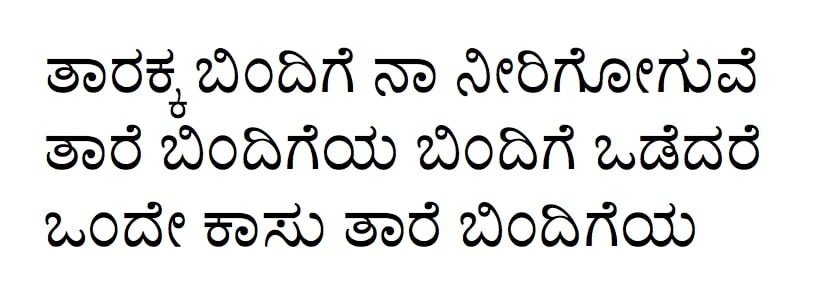
#> input picture Sample_Images/img01.jpg, 819 x 308 px, given as the content of the folder Sample_Images/img01.jpg, which was not available
$ python -i segment.py   (imports and definitions only)
#> lines starting #> are read from the running program, lines starting #| are printed output that depends on the picture; after the words box and inside, x2 and y2 are one past the last pixel; in counts of white or black regions, pixels touching at a corner belong together; pictures that were not available may be replaced by others from this repository, and a replacement may not be noted
### Preprocessing/line_segmentation.py
# line_segmentation>

import cv2 as cv
import numpy as np
import matplotlib.pyplot as plt


def line_segmentation(threshed_img, original_img):
    # Making a list to store and return all lines
    return_list = []

    # Get the histogram
    hist = cv.reduce(threshed_img, 1, cv.REDUCE_AVG).reshape(-1)

    # Storing each line in the list
    start = 0
    for i in range(threshed_img.shape[0]):
        if threshed_img[i].any() == 0:
            if i-start > 10:
                return_list.append(original_img[start:i+2])
            start = i

    return return_list

### Preprocessing/word_segmentation.py
import cv2 as cv
import numpy as np
import matplotlib.pyplot as plt


def word_segment(line_threshed, line_original):
    # Making a list to return all words in a line_threshed
    return_list = []

    # vertical projection profile
    H, W = line_threshed.shape[:2]
    th = 2
    hist = cv.reduce(line_threshed, 0, cv.REDUCE_AVG).reshape(-1)

    # left and write are the tuples which are for storing the edges of left and right end values
    left = [y for y in range(W-1) if hist[y] <= th and hist[y+1] > th]
    right = [y for y in range(W-1) if hist[y] > th and hist[y+1] <= th]

    transpose = np.transpose(line_original)

    x = 0
    y = 0
    temp = 1
    while temp < len(left):
        # print(left[temp]-right[y], right[y+1]-right[y])
        if left[temp]-right[y] > 5 and right[y+1]-right[y] > 45:
            return_list.append(np.transpose(
                transpose[left[x]:right[y]+2]))
            x = temp
        if temp == len(left)-1:
            return_list.append(np.transpose(
                transpose[left[x]:right[y+1]+2]))
            x = temp
        temp = temp+1
        y = y+1

    return return_list

### segment.py
import os
import cv2 as cv
from Preprocessing.line_segmentation import line_segmentation
from Preprocessing.word_segmentation import word_segment
from Preprocessing.character_segmentation import character_segment

load_path = './Typed Crops/img648-img657 (img646_647 skipped)'
save_path = './Temp/Trials3'


def segment(load_path):
#> called with load_path = 'Sample_Images/img01.jpg'
    arr = []
    for i in range(648, 658):
        if i == 433:
            continue
        if i < 10:
            arr.append('img00'+str(i))
        elif i < 100:
            arr.append('img0'+str(i))
        else:
            arr.append('img'+str(i))
    print(arr)

    i = 1

    images = [f for f in os.listdir(load_path) if os.path.isfile(
        os.path.join(load_path, f))]

    for image in images:
        img = cv.imread(load_path + '/' + image)
#> img is the input picture: shape (308, 819, 3); mean B, G, R 229.5, 229.7, 229.6
        gray = cv.cvtColor(img, cv.COLOR_BGR2GRAY)
        # cv.imshow('gray', gray)
        thresh = cv.threshold(gray, 250, 255,  cv.THRESH_BINARY_INV)[1]
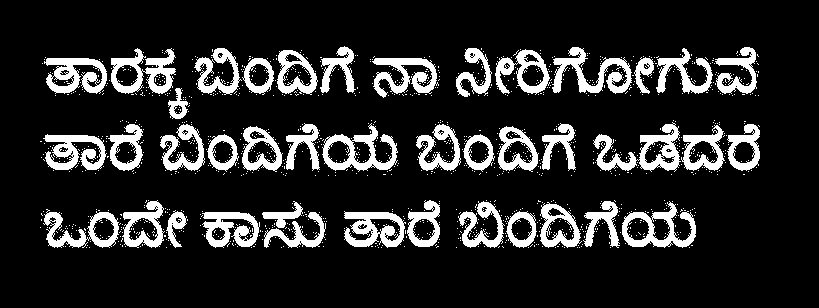
#> thresh: shape (308, 819); 15.4% white; 1272 white regions (1231 under 20 px), largest, box (x1, y1, x2, y2) and area: (593, 122, 681, 172) 1680, (552, 47, 632, 94) 1515, (111, 48, 176, 94) 1420
        # cv.imshow('thresh', thresh)
        # cv.waitKey(0)
        lines = line_segmentation(thresh, gray)
#> in line_segmentation, `hist = cv.reduce(threshed_img, 1, cv.REDUCE_AVG).reshape(-1)`: hist = 308 values, max 165 at index 163, min 0 at index 0, mean 39.36
#> after the loop in line_segmentation, `for i in range(threshed_img.shape[0]):`: return_list = 3 items
#> lines = 3 items

        for line in lines:
            # cv.imshow('line', line)
            # cv.waitKey(0)
            line_thresh = cv.threshold(
                line, 250, 255, cv.THRESH_BINARY_INV)[1]
            words = word_segment(line_thresh, line)

            print('length', len(words))

            j = 0

            for word in words:
                if len(words) != len(arr):
                    # cv.imshow('word', word)
                    # cv.waitKey(0)
                    # cv.destroyAllWindows()
                    break
                # word = cv.resize(word, (200, 200))
                # if not os.path.exists(save_path+'/'+arr[j]):
                #     os.makedirs(save_path+'/'+arr[j])
                cv.imwrite(save_path + '/' +
                           arr[j] + '/' + str(i) + '.png', word)
                j = j+1

            cv.destroyAllWindows()

            i = i+1
#> this loop made 3 passes
#> (H in word_segment, left in word_segment, right in word_segment) on passes 2 to 3: (59, [39, 42, 159, 205, 239, 415, 461, 495, 592], [41, 143, 204, 238, 398, 460, 494, 575, 759]), (51, [39, 199, 261, 343, 455], [187, 260, 326, 439, 695])
#> H in word_segment on pass 1: 76
#| length 3
#| length 4
#| length 4
#> pass 1, in segment, `line_thresh = cv.threshold( line, 250, 255, cv.THRESH_BINARY_INV)[1]`:
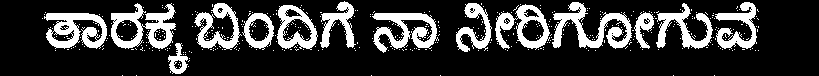
#> line_thresh: shape (76, 819); 21.8% white; 426 white regions (412 under 20 px), largest, box (x1, y1, x2, y2) and area: (552, 2, 632, 49) 1515, (111, 3, 176, 49) 1420, (44, 13, 107, 49) 1335
#> pass 1, in word_segment, `transpose = np.transpose(line_original)`:
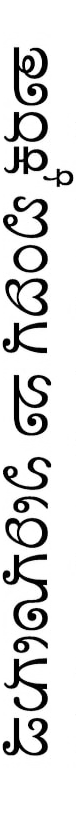
#> transpose: shape (819, 76); min 0, max 255, mean 219.3
#> pass 2, in segment, `line_thresh = cv.threshold( line, 250, 255, cv.THRESH_BINARY_INV)[1]`:
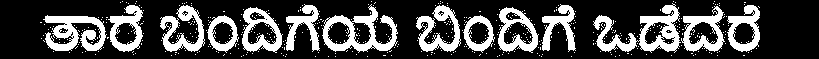
#> line_thresh: shape (59, 819); 27.9% white; 447 white regions (433 under 20 px), largest, box (x1, y1, x2, y2) and area: (593, 3, 681, 53) 1680, (322, 4, 398, 53) 1391, (43, 15, 107, 51) 1320
#> pass 2, in word_segment (call 2), `transpose = np.transpose(line_original)`:
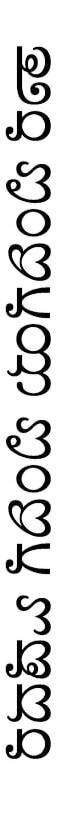
#> transpose: shape (819, 59); min 0, max 255, mean 209.1
#> after the loop:
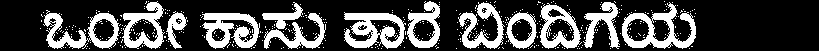
#> line_thresh: shape (51, 819); 28.4% white; 405 white regions (392 under 20 px), largest, box (x1, y1, x2, y2) and area: (622, 2, 696, 49) 1364, (344, 12, 406, 49) 1322, (202, 13, 260, 49) 1196
#> after the loop, i = 4


# [1 line not run here, left out]

>>> result = segment('Sample_Images/img01.jpg')

$ run again, on Sample_Images/img02.jpg
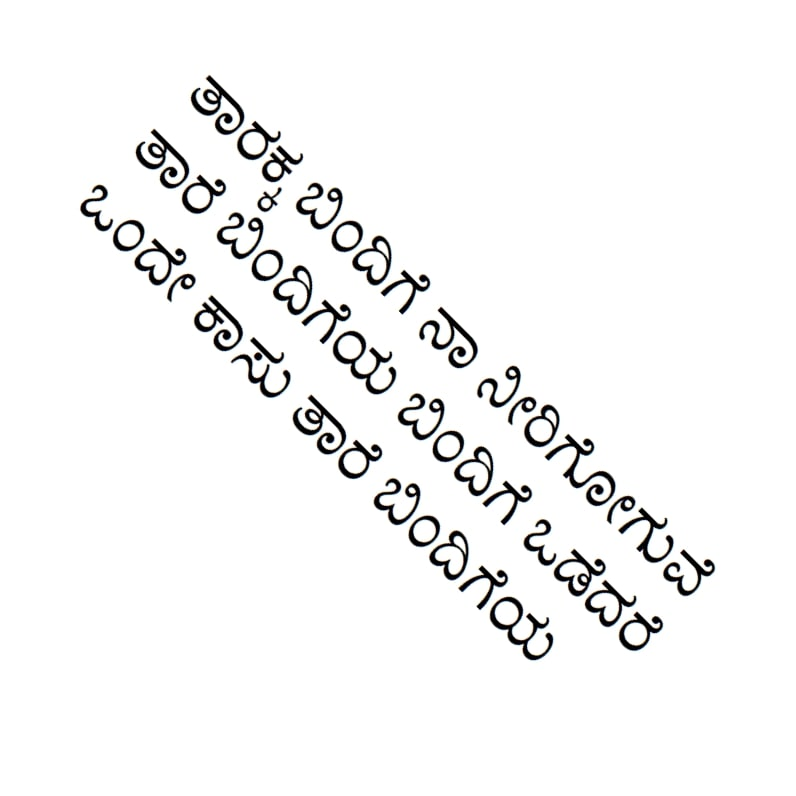
#> input picture Sample_Images/img02.jpg, 796 x 796 px, given as the content of the folder Sample_Images/img02.jpg, which was not available
#> in segment, img is the input picture: shape (796, 796, 3); mean B, G, R 244.9, 244.9, 244.9
#> in segment, `thresh = cv.threshold(gray, 250, 255,  cv.THRESH_BINARY_INV)[1]`:
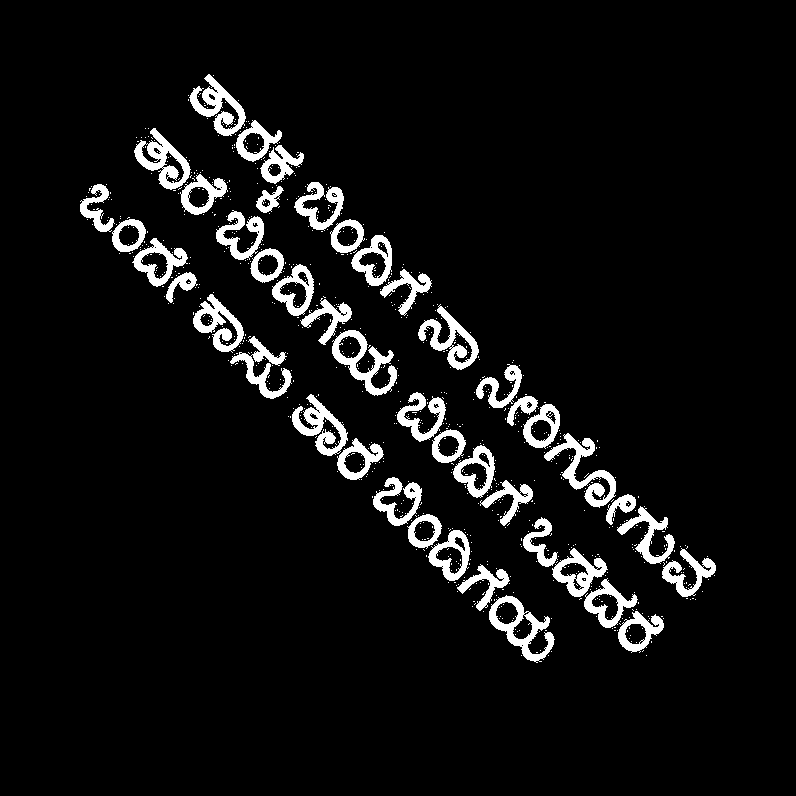
#> thresh: shape (796, 796); 6.4% white; 848 white regions (804 under 20 px), largest, box (x1, y1, x2, y2) and area: (544, 433, 616, 508) 1595, (489, 595, 555, 663) 1452, (332, 330, 397, 396) 1442
#> hist = 796 values, max 43 at index 251, min 0 at index 0, mean 16.31
#> after the loop in line_segmentation, `for i in range(threshed_img.shape[0]):`: return_list = 1 item
#> the loop in segment, `for line in lines: # cv.imshow('line', line)` made 1 pass
#> (H in word_segment, W in word_segment, th in word_segment, left in word_segment, right in word_segment) on pass 1: (592, 796, 2, [79], [715])
#> (printed output is left out)
#> pass 1, in word_segment, `transpose = np.transpose(line_original)`:
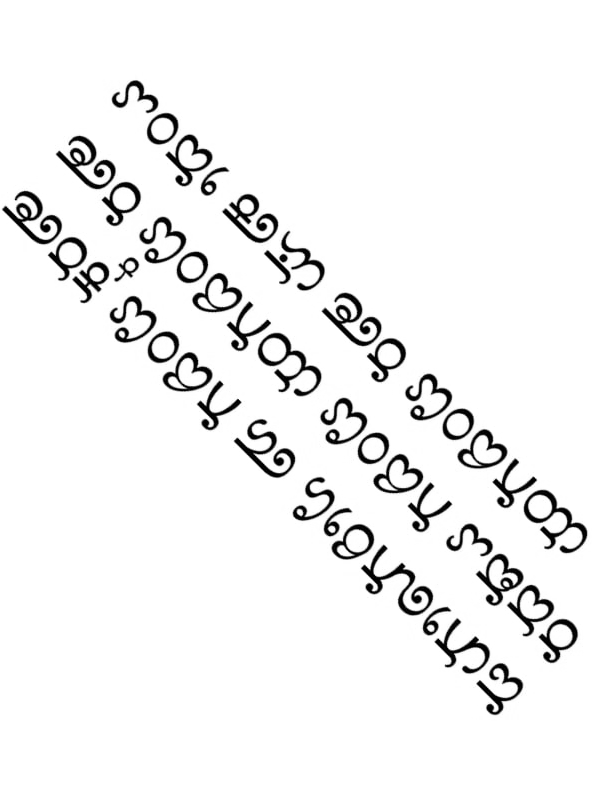
#> transpose: shape (796, 592); min 0, max 255, mean 241.4
#> after the loop in segment, `for line in lines:`: i = 2

$ run again, on Sample_Images/img03.jpg
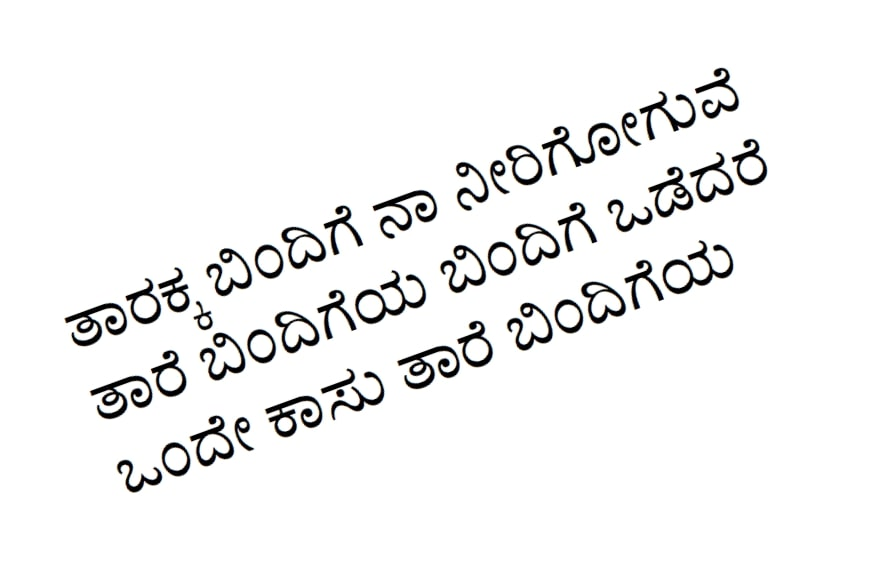
#> input picture Sample_Images/img03.jpg, 874 x 569 px, given as the content of the folder Sample_Images/img03.jpg, which was not available
#> in segment, img is the input picture: shape (569, 874, 3); mean B, G, R 242.1, 242.2, 242.1
#> in segment, `thresh = cv.threshold(gray, 250, 255,  cv.THRESH_BINARY_INV)[1]`:
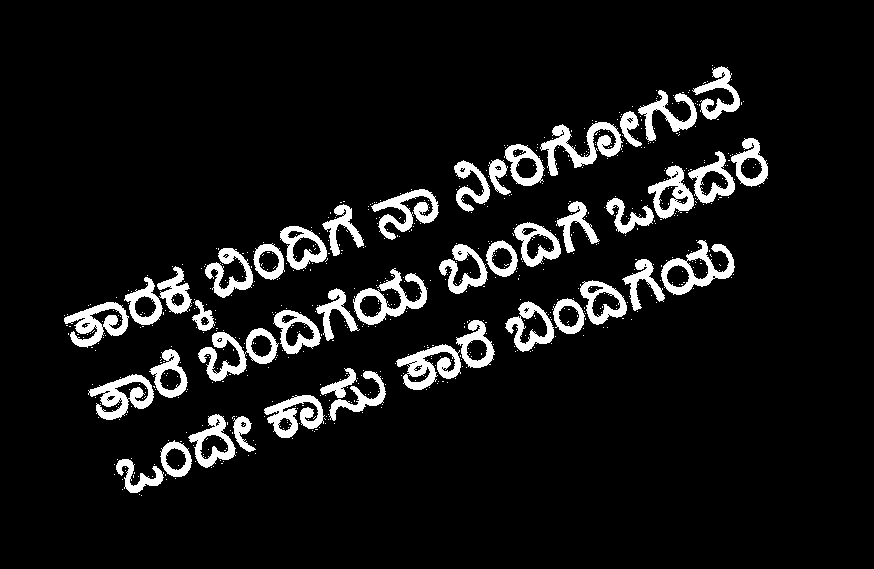
#> thresh: shape (569, 874); 8.1% white; 750 white regions (706 under 20 px), largest, box (x1, y1, x2, y2) and area: (540, 122, 623, 176) 1613, (198, 328, 279, 382) 1545, (353, 268, 427, 325) 1457
#> hist = 569 values, max 62 at index 321, min 0 at index 0, mean 20.6
#> after the loop in line_segmentation, `for i in range(threshed_img.shape[0]):`: return_list = 1 item
#> the loop in segment, `for line in lines: # cv.imshow('line', line)` made 1 pass
#> (H in word_segment, W in word_segment, th in word_segment, left in word_segment, right in word_segment) on pass 1: (431, 874, 2, [63], [767])
#> (printed output is left out)
#> pass 1, in word_segment, `transpose = np.transpose(line_original)`:
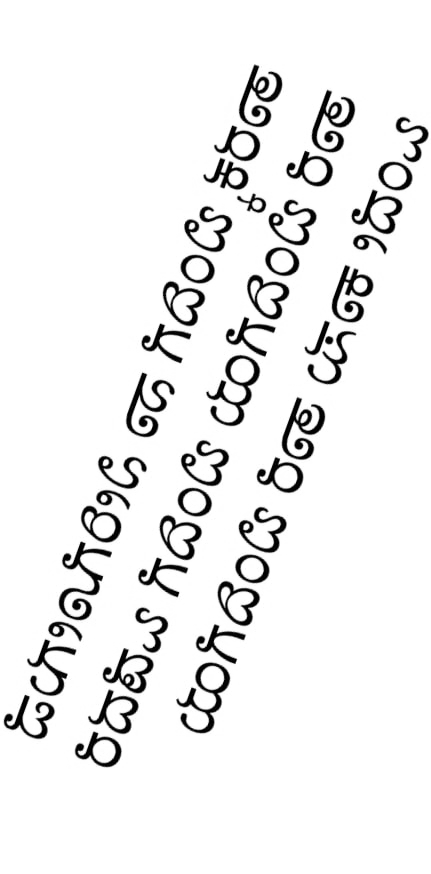
#> transpose: shape (874, 431); min 0, max 255, mean 238
#> after the loop in segment, `for line in lines:`: i = 2

$ run again, on Sample_Images/img04.jpg
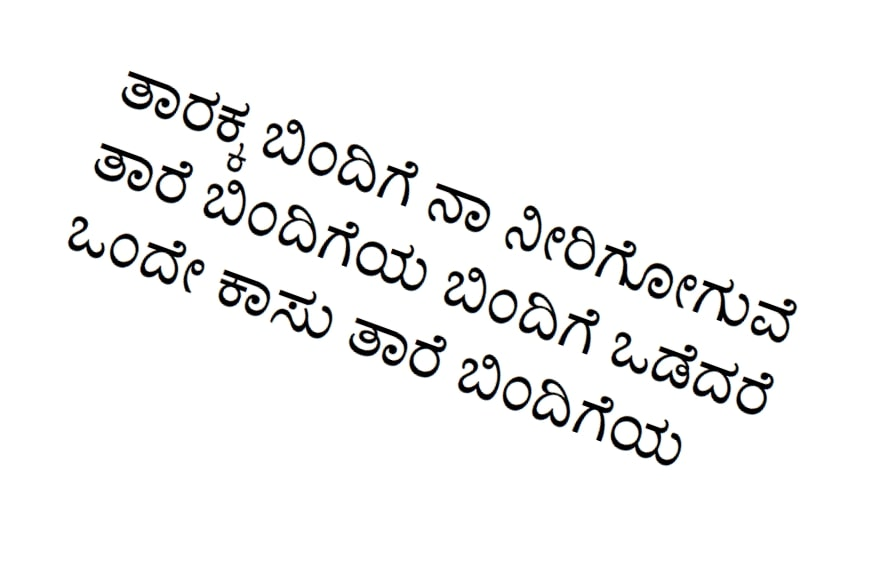
#> input picture Sample_Images/img04.jpg, 874 x 569 px, given as the content of the folder Sample_Images/img04.jpg, which was not available
#> in segment, img is the input picture: shape (569, 874, 3); mean B, G, R 242.1, 242.2, 242.1
#> in segment, `thresh = cv.threshold(gray, 250, 255,  cv.THRESH_BINARY_INV)[1]`:
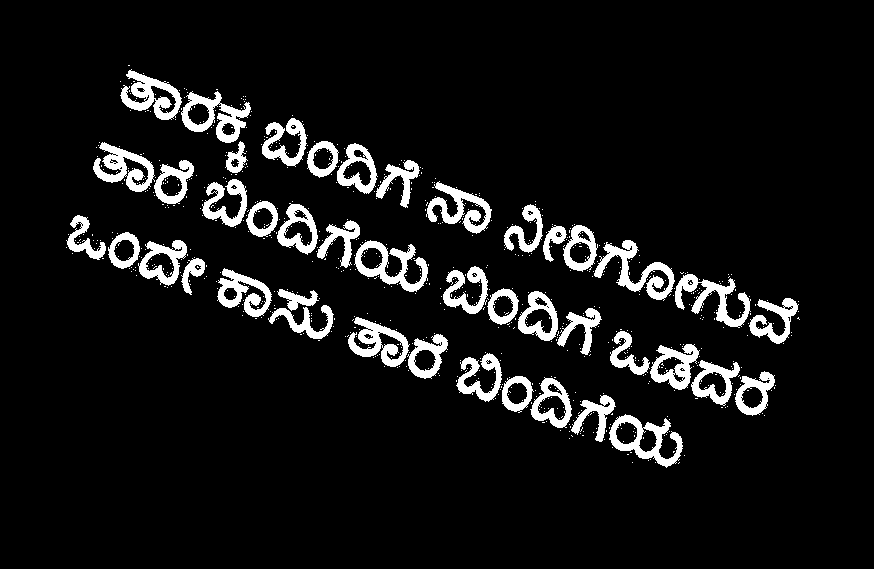
#> thresh: shape (569, 874); 8.1% white; 770 white regions (727 under 20 px), largest, box (x1, y1, x2, y2) and area: (594, 240, 675, 301) 1603, (181, 91, 251, 143) 1483, (609, 414, 683, 468) 1452
#> hist = 569 values, max 65 at index 247, min 0 at index 0, mean 20.63
#> after the loop in line_segmentation, `for i in range(threshed_img.shape[0]):`: return_list = 1 item
#> the loop in segment, `for line in lines: # cv.imshow('line', line)` made 1 pass
#> (H in word_segment, W in word_segment, th in word_segment, left in word_segment, right in word_segment) on pass 1: (402, 874, 2, [66], [798])
#> (printed output is left out)
#> pass 1, in word_segment, `transpose = np.transpose(line_original)`:
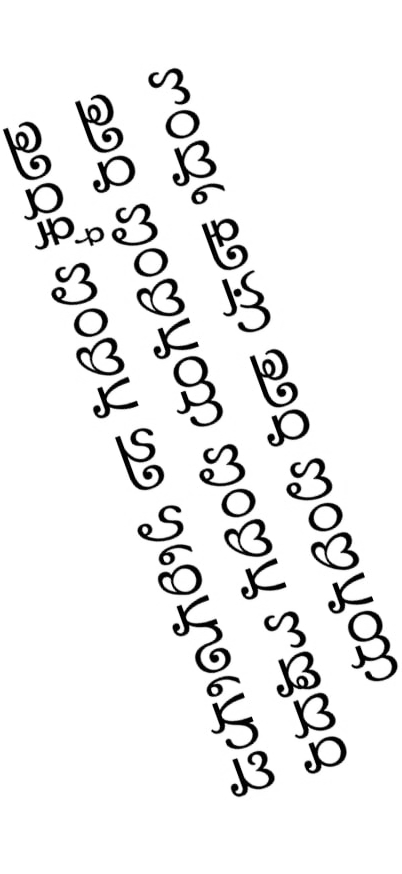
#> transpose: shape (874, 402); min 0, max 255, mean 236.8
#> after the loop in segment, `for line in lines:`: i = 2
